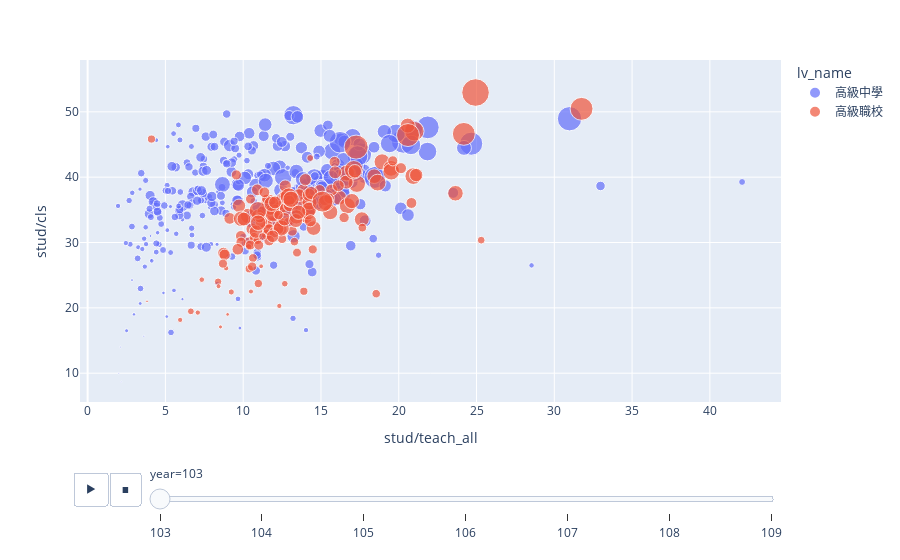

The cell this chart's notebook holds for it:
### Markdown cell above
### Q1：哪些學校師生比最高（一個老師要顧最多學生）？
### Q2：哪些學校平均班級人數最少？
### Q3：從103年到109年，有什麼變化？

### Code cell
fig = px.scatter(base.query("lv_name == '高級中學' or lv_name == '高級職校'")
                 , x="stud/teach_all", y="stud/cls"
                 , color="lv_name", size="stud", hover_name="學校名稱", animation_frame = "year")
#fig.update_xaxes(range=[0, 0.15])
fig.show()

### Figure 1 — Plotly figure (JSON) as saved in the notebook; plotly's stock layout.template omitted (floating-point values rounded to 4 significant figures; data arrays with more than 128 entries replaced by an {"elided": "..."} marker saying what was removed)
{"data": [{"hovertemplate": "<b>%{hovertext}</b><br><br>lv_name=高級中學<br>year=103<br>stud/teach_all=%{x}<br>stud/cls=%{y}<br>stud=%{marker.size}<extra></extra>", "hovertext": {"elided": "346 str values"}, "legendgroup": "高級中學", "marker": {"color": "#636efa", "size": {"elided": "346 int values"}, "sizemode": "area", "sizeref": 24.76, "symbol": "circle"}, "mode": "markers", "name": "高級中學", "orientation": "v", "showlegend": true, "type": "scatter", "x": {"elided": "346 float values"}, "xaxis": "x", "y": {"elided": "346 float values"}, "yaxis": "y"}, {"hovertemplate": "<b>%{hovertext}</b><br><br>lv_name=高級職校<br>year=103<br>stud/teach_all=%{x}<br>stud/cls=%{y}<br>stud=%{marker.size}<extra></extra>", "hovertext": {"elided": "154 str values"}, "legendgroup": "高級職校", "marker": {"color": "#EF553B", "size": {"elided": "154 int values"}, "sizemode": "area", "sizeref": 24.76, "symbol": "circle"}, "mode": "markers", "name": "高級職校", "orientation": "v", "showlegend": true, "type": "scatter", "x": {"elided": "154 float values"}, "xaxis": "x", "y": {"elided": "154 float values"}, "yaxis": "y"}], "layout": {"legend": {"itemsizing": "constant", "title": {"text": "lv_name"}, "tracegroupgap": 0}, "margin": {"t": 60}, "sliders": [{"active": 0, "currentvalue": {"prefix": "year="}, "len": 0.9, "pad": {"b": 10, "t": 60}, "steps": [{"args": [["103"], {"frame": {"duration": 0, "redraw": false}, "fromcurrent": true, "mode": "immediate", "transition": {"duration": 0, "easing": "linear"}}], "label": "103", "method": "animate"}, {"args": [["104"], {"frame": {"duration": 0, "redraw": false}, "fromcurrent": true, "mode": "immediate", "transition": {"duration": 0, "easing": "linear"}}], "label": "104", "method": "animate"}, {"args": [["105"], {"frame": {"duration": 0, "redraw": false}, "fromcurrent": true, "mode": "immediate", "transition": {"duration": 0, "easing": "linear"}}], "label": "105", "method": "animate"}, {"args": [["106"], {"frame": {"duration": 0, "redraw": false}, "fromcurrent": true, "mode": "immediate", "transition": {"duration": 0, "easing": "linear"}}], "label": "106", "method": "animate"}, {"args": [["107"], {"frame": {"duration": 0, "redraw": false}, "fromcurrent": true, "mode": "immediate", "transition": {"duration": 0, "easing": "linear"}}], "label": "107", "method": "animate"}, {"args": [["108"], {"frame": {"duration": 0, "redraw": false}, "fromcurrent": true, "mode": "immediate", "transition": {"duration": 0, "easing": "linear"}}], "label": "108", "method": "animate"}, {"args": [["109"], {"frame": {"duration": 0, "redraw": false}, "fromcurrent": true, "mode": "immediate", "transition": {"duration": 0, "easing": "linear"}}], "label": "109", "method": "animate"}], "x": 0.1, "xanchor": "left", "y": 0, "yanchor": "top"}], "updatemenus": [{"buttons": [{"args": [null, {"frame": {"duration": 500, "redraw": false}, "fromcurrent": true, "mode": "immediate", "transition": {"duration": 500, "easing": "linear"}}], "label": "&#9654;", "method": "animate"}, {"args": [[null], {"frame": {"duration": 0, "redraw": false}, "fromcurrent": true, "mode": "immediate", "transition": {"duration": 0, "easing": "linear"}}], "label": "&#9724;", "method": "animate"}], "direction": "left", "pad": {"r": 10, "t": 70}, "showactive": false, "type": "buttons", "x": 0.1, "xanchor": "right", "y": 0, "yanchor": "top"}], "xaxis": {"anchor": "y", "domain": [0, 1], "title": {"text": "stud/teach_all"}}, "yaxis": {"anchor": "x", "domain": [0, 1], "title": {"text": "stud/cls"}}}}
